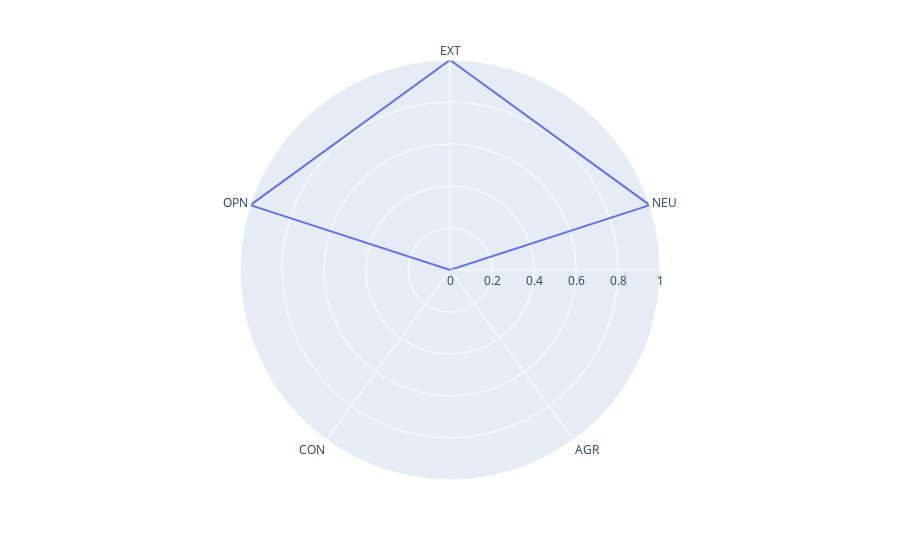

Notebook cell for this chart:
### Code cell
predictions = predict_personality(text)
print("predicted personality:", predictions)
df = pd.DataFrame(dict(r=predictions, theta=['EXT','NEU','AGR', 'CON', 'OPN']))
fig = px.line_polar(df, r='r', theta='theta', line_close=True)
fig.show()

### Figure 1 — Plotly figure (JSON) as saved in the notebook; plotly's stock layout.template omitted (floating-point values rounded to 4 significant figures)
{"data": [{"hoverlabel": {"namelength": 0}, "hovertemplate": "r=%{r}<br>theta=%{theta}", "legendgroup": "", "line": {"color": "#636efa", "dash": "solid"}, "mode": "lines", "name": "", "r": [1, 1, 0, 0, 1, 1], "showlegend": false, "subplot": "polar", "theta": ["EXT", "NEU", "AGR", "CON", "OPN", "EXT"], "type": "scatterpolar"}], "layout": {"legend": {"tracegroupgap": 0}, "margin": {"t": 60}, "polar": {"angularaxis": {"direction": "clockwise", "rotation": 90}, "domain": {"x": [0, 1], "y": [0, 1]}}}}
